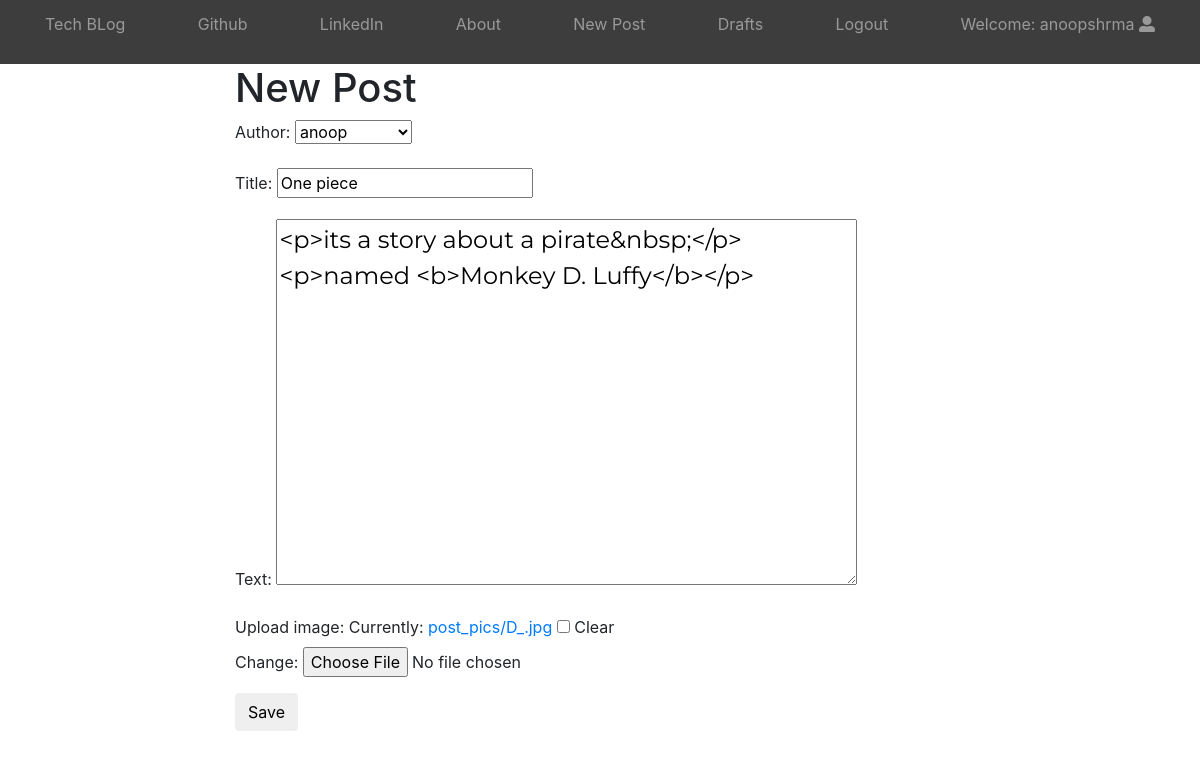
/post/8/edit/ (signed in), run on the app's committed database.
### blog/models.py (models this page shows, shortened)
class Post(models.Model):
    author=models.ForeignKey('auth.User')
    title=models.CharField(max_length=200)
    text=models.TextField()
    upload_image=models.ImageField(upload_to='post_pics',blank=True,null=True)
    create_date=models.DateTimeField(default=timezone.now)
    published_date=models.DateTimeField(blank=True,null=True)
    objects=models.Manager()

### blog/views.py (the view)
# urls.py: url(r'^post/(?P<pk>\d+)/edit/$',views.UpdatePostView.as_view(),name='post_update'),
class UpdatePostView(LoginRequiredMixin,UpdateView):
    login_url='/login/'
    redirect_field_name='blog/post_detail.html' #afterthe login gets successful it redirects the user to this programmer designed url
    form_class=PostForm #imports and present the form in html page
    model=Post #imports the model to inherit model objects.

### blog/forms.py
class PostForm(forms.ModelForm):
    class Meta:
        model=Post
        fields=('author','title','text','upload_image')
        widgets={
            'title':forms.TextInput(attrs={'class':'textinputclass'}),
            'text':forms.Textarea(attrs={'class':'editable medium-editor-textarea postcontent'}),
        }

### blog/templates/blog/post_form.html (shortened to what this page needs)
{%extends 'blog/base.html'%}
{%block body_block%}
<h1>New Post</h1>
<form enctype="multipart/form-data" method="post">
    {{form.as_p}}
    <button type="submit" class='btn btn-default save'>Save</button>
</form>
{%endblock%}

### blog/templates/blog/base.html (shortened to what this page needs)
<!DOCTYPE html>
{%load static%}
{%load humanize%}
<html lang="en">
<head>
    <link rel="stylesheet" href="https://stackpath.bootstrapcdn.com/bootstrap/4.1.3/css/bootstrap.min.css">
    <link rel="stylesheet" href="//cdn.jsdelivr.net/npm/medium-editor@latest/dist/css/medium-editor.min.css" type="text/css" media="screen" charset="utf-8">
     <link rel="stylesheet" href="{%static 'css/blog.css'%}">
    <link rel="stylesheet" href="https://use.fontawesome.com/releases/v5.3.1/css/all.css">
</head>
<body >
    <nav class="site-header sticky-top py-1">
        <div class="container d-flex flex-column flex-md-row justify-content-between">
          <a class="py-2" href="{%url 'blog:post_list' %}">
            Tech BLog
          </a>
          <a class="py-2 d-none d-md-inline-block" href="www.github.com">Github</a>
          <a class="py-2 d-none d-md-inline-block" href="www.linkedin.com">LinkedIn</a>
          <a class="py-2 d-none d-md-inline-block" href="{%url 'blog:about'%}">About</a>
          {%if user.is_authenticated%}
          <a class="py-2 d-none d-md-inline-block" href="{%url 'blog:post_new'%}"> New Post </a>
          <a class="py-2 d-none d-md-inline-block" href="{%url 'blog:post_draft'%}"> Drafts </a>
          <a class="py-2 d-none d-md-inline-block" href="{%url 'logout'%}">Logout</a>
          <p class='user-header py-2 d-none d-md-inline-block'>Welcome: {{user.username}} <i class='fas fa-user-alt'></i></p>
          {%else%}
          <a class='nav navbar-right py-2 d-none d-md-inline-block' href="{%url 'login' %}"><i class='fas fa-user-alt'></i></a>
          {%endif%}
        </div>
      </nav>
  <div class="container content">
    <div class="row">
      <div class="col-md-2"></div>
      <div class="col-md-8">
        <div class="blog_posts">
            {%block body_block%}
            {%endblock%}
        </div>
      </div>
      <div class="col-md-2"></div>
    </div>
  </div>
</body>
</html>

### blog/static/css/blog.css (style rules this page uses)
.site-header { background-color: rgba(0, 0, 0, .76); -webkit-backdrop-filter: saturate(180%) blur(20px); backdrop-filter: saturate(180%) blur(20px); }
.site-header a { color: #999; transition: ease-in-out color .15s; }
.postcontent { font-family: 'Montserrat'; font-size: 1.5em; }
.user-header { color: #999; transition: ease-in-out color .15s; }

### data on the page
Post: author "anoop", title "One piece", text "<p>its a story about a pirate&nbsp;</p><p>named <b>Monkey D. Luffy</b></p>"

### other printed values
{{ user.username }} "anoopshrma"
